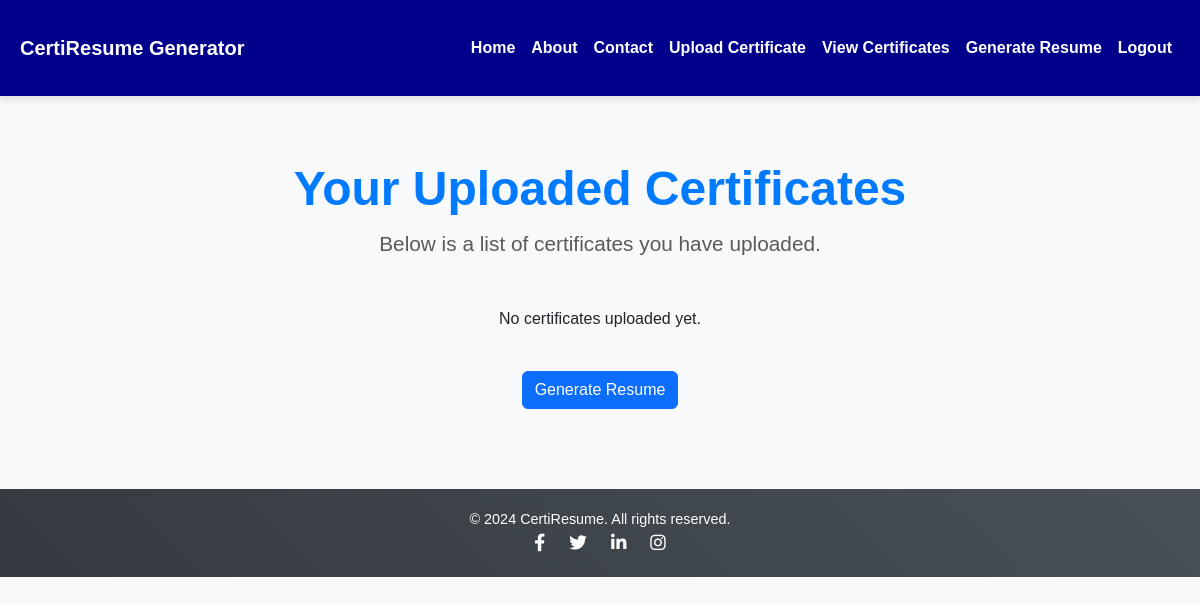
Before: /certificates/ (signed in) with the older database file.
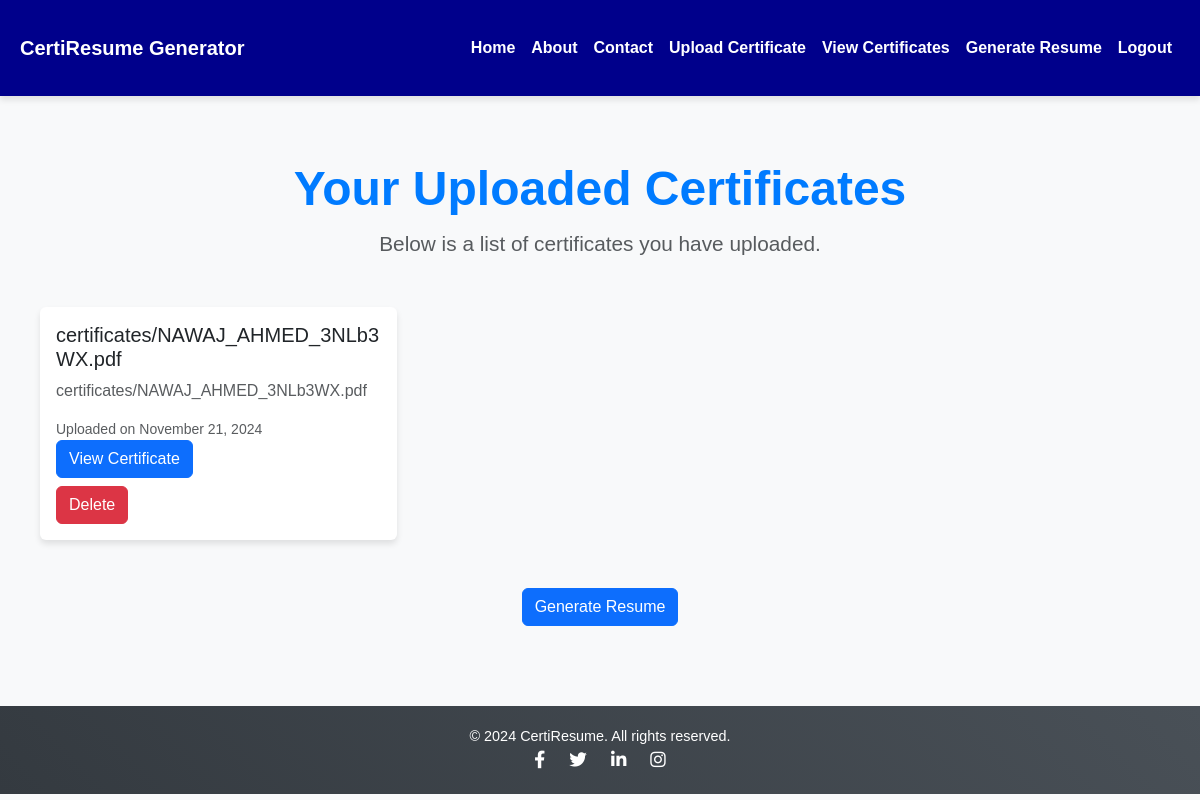
After: the same page with the newer database file.
### resume_app/models.py (models this page shows, shortened)
class Certificate(models.Model):
    user = models.ForeignKey('auth.User', on_delete=models.CASCADE)
    certificate_file = models.FileField(upload_to='certificates/')
    uploaded_at = models.DateTimeField(auto_now_add=True)

### resume_app/views.py (the view)
# urls.py: path('certificates/', views.certificate_list, name='certificate_list'),
@login_required
def certificate_list(request):
    certificates = Certificate.objects.filter(user=request.user)
    return render(request, 'resume_app/certificate_list.html', {'certificates': certificates})

### resume_app/templates/resume_app/certificate_list.html (shortened to what this page needs)
{% extends 'resume_app/base.html' %}
{% block content %}
<div class="container">
    <div class="header text-center mb-5">
        <h1>Your Uploaded Certificates</h1>
        <p class="text-muted">Below is a list of certificates you have uploaded.</p>
    </div>
    <div class="row">
        {% for cert in certificates %}
        <div class="col-md-4 mb-4">
            <div class="card d-flex flex-column h-100">
                <div class="card-body d-flex flex-column">
                    <h5 class="card-title">{{ cert.certificate_file.name|truncatewords:3 }}</h5>
                    <p class="card-text text-muted">{{ cert.certificate_file.name }}</p>
                    <small class="text-muted">Uploaded on {{ cert.uploaded_at|date:"F j, Y" }}</small>
                    <div class="mt-auto">
                        <a href="{{ cert.certificate_file.url }}" class="btn btn-primary" target="_blank">View Certificate</a>
                        <form method="POST" action="{% url 'delete_certificate' cert.id %}">
                            <button type="submit" class="btn btn-danger mt-2">Delete</button>
                        </form>
                    </div>
                </div>
            </div>
        </div>
        {% empty %}
        <div class="col-12 text-center">
            <p>No certificates uploaded yet.</p>
        </div>
        {% endfor %}
    </div>
    <div class="text-center mt-4">
        <form method="POST" action="{% url 'generate_resume' %}">
            <button type="submit" class="btn btn-primary btn-block">Generate Resume</button>
        </form>
    </div>
</div>
{% endblock %}

Changed rows visible on the page:
added Certificate: certificate_file.name "certificates/NAWAJ_AHMED_3NLb3WX.pdf", uploaded_at "November 21, 2024"
Other visible differences:
text no longer shown: "No certificates uploaded yet."
